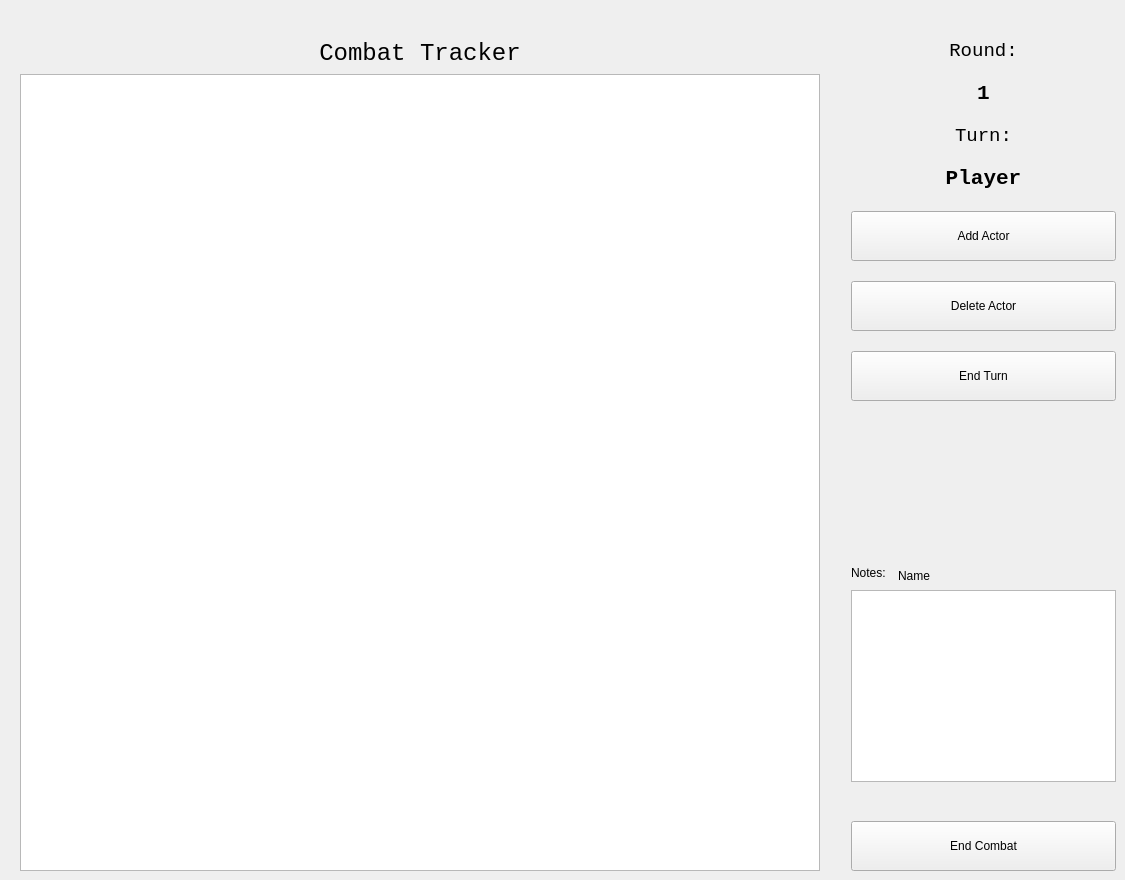
    <widget class="QWidget" name="combat_page">
     <widget class="QWidget" name="horizontalLayoutWidget_2">
      <property name="geometry">
       <rect>
        <x>20</x>
        <y>40</y>
        <width>1096</width>
        <height>831</height>
       </rect>
      </property>
      <layout class="QHBoxLayout" name="horizontalLayout_5">
       <item>
        <layout class="QVBoxLayout" name="verticalLayout_3">
         <item>
          <widget class="QLabel" name="title_combat_label">
           <property name="font">
            <font>
             <family>Courier New</family>
             <pointsize>18</pointsize>
            </font>
           </property>
           <property name="text">
            <string>Combat Tracker</string>
           </property>
           <property name="alignment">
            <set>Qt::AlignCenter</set>
           </property>
          </widget>
         </item>
         <item>
          <widget class="QTableWidget" name="activeCombatTable_tableWidget">
           <property name="sizePolicy">
            <sizepolicy hsizetype="Minimum" vsizetype="Expanding">
             <horstretch>0</horstretch>
             <verstretch>0</verstretch>
            </sizepolicy>
           </property>
           <property name="minimumSize">
            <size>
             <width>800</width>
             <height>0</height>
            </size>
           </property>
           <property name="horizontalScrollBarPolicy">
            <enum>Qt::ScrollBarAsNeeded</enum>
           </property>
           <property name="editTriggers">
            <set>QAbstractItemView::NoEditTriggers</set>
           </property>
           <property name="dragEnabled">
            <bool>false</bool>
           </property>
           <property name="dragDropMode">
            <enum>QAbstractItemView::NoDragDrop</enum>
           </property>
           <property name="selectionMode">
            <enum>QAbstractItemView::SingleSelection</enum>
           </property>
           <property name="selectionBehavior">
            <enum>QAbstractItemView::SelectRows</enum>
           </property>
           <attribute name="horizontalHeaderStretchLastSection">
            <bool>true</bool>
           </attribute>
           <attribute name="verticalHeaderVisible">
            <bool>false</bool>
           </attribute>
           <attribute name="verticalHeaderHighlightSections">
            <bool>false</bool>
           </attribute>
          </widget>
         </item>
        </layout>
       </item>
       <item>
        <layout class="QVBoxLayout" name="verticalLayout_5">
         <property name="spacing">
          <number>39</number>
         </property>
         <property name="leftMargin">
          <number>25</number>
         </property>
         <item>
          <layout class="QVBoxLayout" name="verticalLayout_4">
           <property name="spacing">
            <number>20</number>
           </property>
           <property name="leftMargin">
            <number>0</number>
           </property>
           <item>
            <layout class="QVBoxLayout" name="verticalLayout_6">
             <property name="spacing">
              <number>19</number>
             </property>
             <property name="sizeConstraint">
              <enum>QLayout::SetFixedSize</enum>
             </property>
             <property name="topMargin">
              <number>0</number>
             </property>
             <item>
              <widget class="QLabel" name="round_label">
               <property name="sizePolicy">
                <sizepolicy hsizetype="Preferred" vsizetype="Fixed">
                 <horstretch>0</horstretch>
                 <verstretch>0</verstretch>
                </sizepolicy>
               </property>
               <property name="font">
                <font>
                 <family>Courier New</family>
                 <pointsize>14</pointsize>
                </font>
               </property>
               <property name="text">
                <string>Round:</string>
               </property>
               <property name="alignment">
                <set>Qt::AlignCenter</set>
               </property>
              </widget>
             </item>
             <item>
              <widget class="QLabel" name="roundVal_label">
               <property name="sizePolicy">
                <sizepolicy hsizetype="Preferred" vsizetype="Fixed">
                 <horstretch>0</horstretch>
                 <verstretch>0</verstretch>
                </sizepolicy>
               </property>
               <property name="font">
                <font>
                 <family>Courier New</family>
                 <pointsize>16</pointsize>
                 <weight>75</weight>
                 <bold>true</bold>
                </font>
               </property>
               <property name="text">
                <string>1</string>
               </property>
               <property name="alignment">
                <set>Qt::AlignCenter</set>
               </property>
              </widget>
             </item>
             <item>
              <widget class="QLabel" name="turn_label">
               <property name="sizePolicy">
                <sizepolicy hsizetype="Minimum" vsizetype="Fixed">
                 <horstretch>0</horstretch>
                 <verstretch>0</verstretch>
                </sizepolicy>
               </property>
               <property name="minimumSize">
                <size>
                 <width>0</width>
                 <height>5</height>
                </size>
               </property>
               <property name="font">
                <font>
                 <family>Courier New</family>
                 <pointsize>14</pointsize>
                </font>
               </property>
               <property name="text">
                <string>Turn:</string>
               </property>
               <property name="alignment">
                <set>Qt::AlignCenter</set>
               </property>
              </widget>
             </item>
             <item>
              <widget class="QLabel" name="playerName_label">
               <property name="sizePolicy">
                <sizepolicy hsizetype="Preferred" vsizetype="Fixed">
                 <horstretch>0</horstretch>
                 <verstretch>0</verstretch>
                </sizepolicy>
               </property>
               <property name="font">
                <font>
                 <family>Courier New</family>
                 <pointsize>16</pointsize>
                 <weight>75</weight>
                 <bold>true</bold>
                </font>
               </property>
               <property name="text">
                <string>Player</string>
               </property>
               <property name="alignment">
                <set>Qt::AlignCenter</set>
               </property>
              </widget>
             </item>
            </layout>
           </item>
           <item>
            <layout class="QVBoxLayout" name="verticalLayout_11">
             <item>
              <widget class="QPushButton" name="addActor_combat_pushButton">
               <property name="sizePolicy">
                <sizepolicy hsizetype="Minimum" vsizetype="Fixed">
                 <horstretch>0</horstretch>
                 <verstretch>0</verstretch>
                </sizepolicy>
               </property>
               <property name="minimumSize">
                <size>
                 <width>100</width>
                 <height>50</height>
                </size>
               </property>
               <property name="sizeIncrement">
                <size>
                 <width>0</width>
                 <height>40</height>
                </size>
               </property>
               <property name="baseSize">
                <size>
                 <width>0</width>
                 <height>0</height>
                </size>
               </property>
               <property name="text">
                <string>Add Actor</string>
               </property>
              </widget>
             </item>
             <item>
              <widget class="QPushButton" name="deleteActor_combat_pushButton">
               <property name="minimumSize">
                <size>
                 <width>0</width>
                 <height>50</height>
                </size>
               </property>
               <property name="sizeIncrement">
                <size>
                 <width>0</width>
                 <height>40</height>
                </size>
               </property>
               <property name="text">
                <string>Delete Actor</string>
               </property>
              </widget>
             </item>
             <item>
              <widget class="QPushButton" name="endTurn_pushButton">
               <property name="minimumSize">
                <size>
                 <width>0</width>
                 <height>50</height>
                </size>
               </property>
               <property name="text">
                <string>End Turn</string>
               </property>
              </widget>
             </item>
            </layout>
           </item>
           <item>
            <layout class="QVBoxLayout" name="verticalLayout_10">
             <property name="spacing">
              <number>5</number>
             </property>
             <property name="sizeConstraint">
              <enum>QLayout::SetNoConstraint</enum>
             </property>
             <item>
              <layout class="QFormLayout" name="formLayout_3">
               <property name="sizeConstraint">
                <enum>QLayout::SetDefaultConstraint</enum>
               </property>
               <property name="labelAlignment">
                <set>Qt::AlignBottom|Qt::AlignLeading|Qt::AlignLeft</set>
               </property>
               <property name="formAlignment">
                <set>Qt::AlignBottom|Qt::AlignLeading|Qt::AlignLeft</set>
               </property>
               <property name="horizontalSpacing">
                <number>12</number>
               </property>
               <property name="verticalSpacing">
                <number>5</number>
               </property>
               <item row="0" column="0">
                <widget class="QLabel" name="notes_label">
                 <property name="sizePolicy">
                  <sizepolicy hsizetype="Minimum" vsizetype="Fixed">
                   <horstretch>0</horstretch>
                   <verstretch>0</verstretch>
                  </sizepolicy>
                 </property>
                 <property name="sizeIncrement">
                  <size>
                   <width>0</width>
                   <height>3</height>
                  </size>
                 </property>
                 <property name="text">
                  <string>Notes:</string>
                 </property>
                </widget>
               </item>
               <item row="0" column="1">
                <widget class="QLabel" name="notesName_label">
                 <property name="sizePolicy">
                  <sizepolicy hsizetype="Minimum" vsizetype="Fixed">
                   <horstretch>0</horstretch>
                   <verstretch>0</verstretch>
                  </sizepolicy>
                 </property>
                 <property name="minimumSize">
                  <size>
                   <width>0</width>
                   <height>19</height>
                  </size>
                 </property>
                 <property name="sizeIncrement">
                  <size>
                   <width>2</width>
                   <height>25</height>
                  </size>
                 </property>
                 <property name="text">
                  <string>Name</string>
                 </property>
                </widget>
               </item>
              </layout>
             </item>
             <item>
              <widget class="QTextEdit" name="notes_textEdit">
               <property name="sizePolicy">
                <sizepolicy hsizetype="Expanding" vsizetype="Fixed">
                 <horstretch>0</horstretch>
                 <verstretch>0</verstretch>
                </sizepolicy>
               </property>
              </widget>
             </item>
            </layout>
           </item>
          </layout>
         </item>
         <item>
          <widget class="QPushButton" name="endCombat_pushButton">
           <property name="minimumSize">
            <size>
             <width>0</width>
             <height>50</height>
            </size>
           </property>
           <property name="text">
            <string>End Combat</string>
           </property>
          </widget>
         </item>
        </layout>
       </item>
      </layout>
     </widget>
    </widget>
